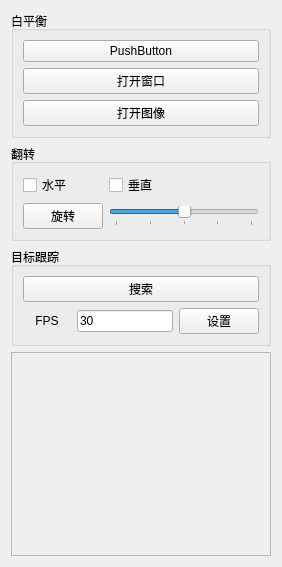
       <widget class="QWidget" name="page_6">
        <property name="geometry">
         <rect>
          <x>0</x>
          <y>0</y>
          <width>282</width>
          <height>567</height>
         </rect>
        </property>
        <attribute name="label">
         <string>算法</string>
        </attribute>
        <layout class="QVBoxLayout" name="verticalLayout_10">
         <item>
          <widget class="QGroupBox" name="groupBox_2">
           <property name="title">
            <string>白平衡</string>
           </property>
           <layout class="QVBoxLayout" name="verticalLayout_5">
            <item>
             <widget class="QPushButton" name="pushButton_4">
              <property name="text">
               <string>PushButton</string>
              </property>
             </widget>
            </item>
            <item>
             <widget class="QPushButton" name="pushButton">
              <property name="text">
               <string>打开窗口</string>
              </property>
             </widget>
            </item>
            <item>
             <widget class="QPushButton" name="m_btn_open_camera_3">
              <property name="sizePolicy">
               <sizepolicy hsizetype="Preferred" vsizetype="Fixed">
                <horstretch>0</horstretch>
                <verstretch>0</verstretch>
               </sizepolicy>
              </property>
              <property name="text">
               <string>打开图像</string>
              </property>
              <property name="checkable">
               <bool>true</bool>
              </property>
              <property name="checked">
               <bool>false</bool>
              </property>
             </widget>
            </item>
           </layout>
          </widget>
         </item>
         <item>
          <widget class="QGroupBox" name="groupBox_5">
           <property name="sizePolicy">
            <sizepolicy hsizetype="Preferred" vsizetype="Fixed">
             <horstretch>0</horstretch>
             <verstretch>0</verstretch>
            </sizepolicy>
           </property>
           <property name="title">
            <string>翻转</string>
           </property>
           <layout class="QGridLayout" name="gridLayout_4">
            <item row="0" column="1">
             <widget class="QCheckBox" name="checkBox_3">
              <property name="text">
               <string>垂直</string>
              </property>
             </widget>
            </item>
            <item row="0" column="0">
             <widget class="QCheckBox" name="checkBox_2">
              <property name="text">
               <string>水平</string>
              </property>
             </widget>
            </item>
            <item row="1" column="0">
             <widget class="QPushButton" name="pushButton_5">
              <property name="text">
               <string>旋转</string>
              </property>
              <property name="checkable">
               <bool>true</bool>
              </property>
             </widget>
            </item>
            <item row="1" column="1">
             <widget class="QSlider" name="horizontalSlider_7">
              <property name="minimum">
               <number>-180</number>
              </property>
              <property name="maximum">
               <number>180</number>
              </property>
              <property name="value">
               <number>0</number>
              </property>
              <property name="orientation">
               <enum>Qt::Horizontal</enum>
              </property>
              <property name="tickPosition">
               <enum>QSlider::TicksBelow</enum>
              </property>
              <property name="tickInterval">
               <number>90</number>
              </property>
             </widget>
            </item>
           </layout>
          </widget>
         </item>
         <item>
          <widget class="QGroupBox" name="groupBox_9">
           <property name="title">
            <string>目标跟踪</string>
           </property>
           <layout class="QVBoxLayout" name="verticalLayout_7">
            <item>
             <widget class="QPushButton" name="m_btn_search">
              <property name="text">
               <string>搜索</string>
              </property>
             </widget>
            </item>
            <item>
             <layout class="QHBoxLayout" name="horizontalLayout_17">
              <item>
               <widget class="QLabel" name="label_14">
                <property name="sizePolicy">
                 <sizepolicy hsizetype="Preferred" vsizetype="Fixed">
                  <horstretch>1</horstretch>
                  <verstretch>0</verstretch>
                 </sizepolicy>
                </property>
                <property name="text">
                 <string>FPS</string>
                </property>
                <property name="alignment">
                 <set>Qt::AlignCenter</set>
                </property>
               </widget>
              </item>
              <item>
               <widget class="QLineEdit" name="lineEdit_FPS">
                <property name="sizePolicy">
                 <sizepolicy hsizetype="Preferred" vsizetype="Fixed">
                  <horstretch>2</horstretch>
                  <verstretch>0</verstretch>
                 </sizepolicy>
                </property>
                <property name="text">
                 <string>30</string>
                </property>
               </widget>
              </item>
              <item>
               <widget class="QPushButton" name="pushButton_6">
                <property name="text">
                 <string>设置</string>
                </property>
               </widget>
              </item>
             </layout>
            </item>
           </layout>
          </widget>
         </item>
         <item>
          <widget class="QFrame" name="frame">
           <property name="sizePolicy">
            <sizepolicy hsizetype="Preferred" vsizetype="Expanding">
             <horstretch>0</horstretch>
             <verstretch>0</verstretch>
            </sizepolicy>
           </property>
           <property name="frameShape">
            <enum>QFrame::StyledPanel</enum>
           </property>
           <property name="frameShadow">
            <enum>QFrame::Raised</enum>
           </property>
           <layout class="QHBoxLayout" name="horizontalLayout_9"/>
          </widget>
         </item>
        </layout>
       </widget>
